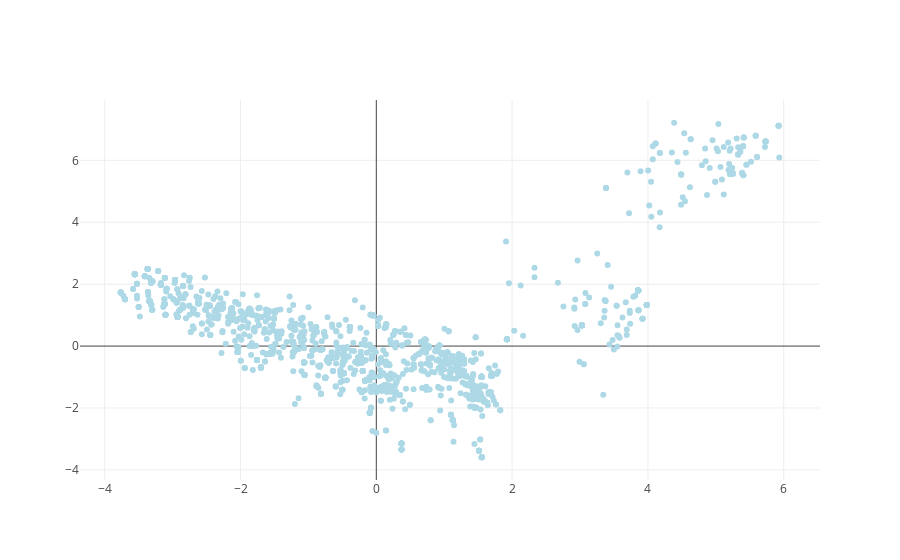

Notebook code for this chart:
### Code cell
data = [
    go.Scatter(
        x = pca_df.iloc[:2000,0].values,
        y = pca_df.iloc[:2000,1].values,
        text = pca_df.iloc[:2000,2].values,
        hoverinfo = 'text',
        marker = dict(
            color = 'lightblue'
        ),
        mode='markers',
        showlegend = False
    )
]

iplot(data, filename = "add-hover-text")

### Figure 1 — Plotly figure (JSON) as saved in the notebook; plotly's stock layout.template omitted (floating-point values rounded to 4 significant figures; data arrays with more than 128 entries replaced by an {"elided": "..."} marker saying what was removed)
{"data": [{"hoverinfo": "text", "marker": {"color": "lightblue"}, "mode": "markers", "showlegend": false, "text": {"elided": "2000 str values"}, "type": "scatter", "uid": "6a3fc65d-ff95-469c-93b1-66cce82a64a3", "x": {"elided": "2000 float values"}, "y": {"elided": "2000 float values"}}], "layout": {"autosize": true, "xaxis": {"autorange": true, "range": [-4.372, 6.542], "type": "linear"}, "yaxis": {"autorange": true, "range": [-4.372, 7.996], "type": "linear"}}}
